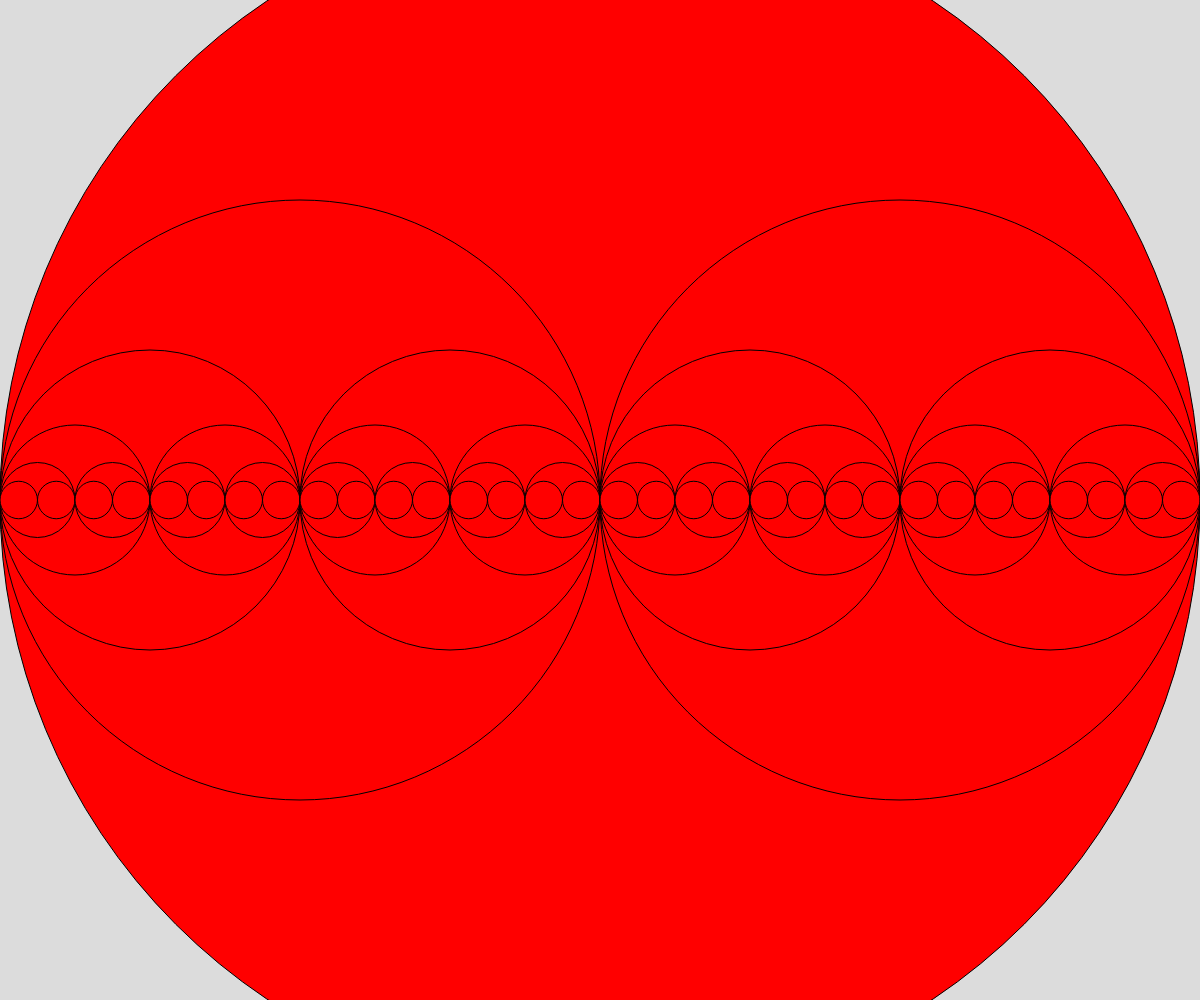
Frame 1 (no input)
Frame 60 (no input): identical to frame 1, image omitted
Frame 120 (the mouse pressed at the canvas centre since frame 60): identical to frame 1, image omitted

The p5.js sketch that drew this single still picture (run headless with seeded random() and noise() and a simulated clock; from frame 60 on, the mouse is pressed at the canvas centre):

// p5.js sketch
// ── sketch.js
// fractal circle and sierpinski triangle demo
// Rainn Morphy
// Dec 22nd, 2024

let mode = "circle";

let theDepth = 0;

let initalTriangle;
let theColors = ["red", "orange", "yellow", "green", "blue", "purple", "black", "white"];

function setup() {
  createCanvas(windowWidth, windowHeight);
  initalTriangle = [
    { x: width * 0.5, y: height * 0.2 },
    { x: width * 0.2, y: height * 0.8 },
    { x: width * 0.8, y: height * 0.8 }
  ];
}

function draw() {
  background(220);
  if (mode === "circle") {
    recursiveCircle(width / 2, height / 2, width / 2);
  }
  else if (mode === "triangle") {
    sierpinski(initalTriangle, 7);
  }
}

function recursiveCircle(x, y, radius) {
  fill(255, 0, 0);
  circle(x, y, radius * 2);

  // exit clause
  if (radius > 30) {
    recursiveCircle(x - radius / 2, y, radius / 2);

    recursiveCircle(x + radius / 2, y, radius / 2);
  }
}

function keyPressed(event) {
  if (key === "Shift" && event.code === "ShiftLeft") { // switches to 'circle' mode if left shift is clicked
    mode = "circle";
  }
  if (key === "Shift" && event.code === "ShiftRight") { // switches to 'triangle' mode if right shift is clicked
    mode = "triangle";
  }
}

function sierpinski(points, depth) {
  fill(theColors[depth]);
  triangle(
    points[0].x, points[0].y,
    points[1].x, points[1].y,
    points[2].x, points[2].y
  );

  // exit clause
  if (depth > 0) {
    // draw upper triangle
    sierpinski([points[0],
      midpoint(points[0], points[1]),
      midpoint(points[0], points[2])],
    depth - 1);

    // draw upper triangle
    sierpinski([points[1],
      midpoint(points[0], points[1]),
      midpoint(points[1], points[2])],
    depth - 1);

    // draw upper triangle
    sierpinski([points[2],
      midpoint(points[0], points[2]),
      midpoint(points[1], points[2])],
    depth - 1);
  }
}

function midpoint(point1, point2) {
  let midX = (point1.x + point2.x) / 2;
  let midY = (point1.y + point2.y) / 2;
  return { x: midX, y: midY };
}

function windowResized() {
  resizeCanvas(windowWidth, windowHeight);
}
